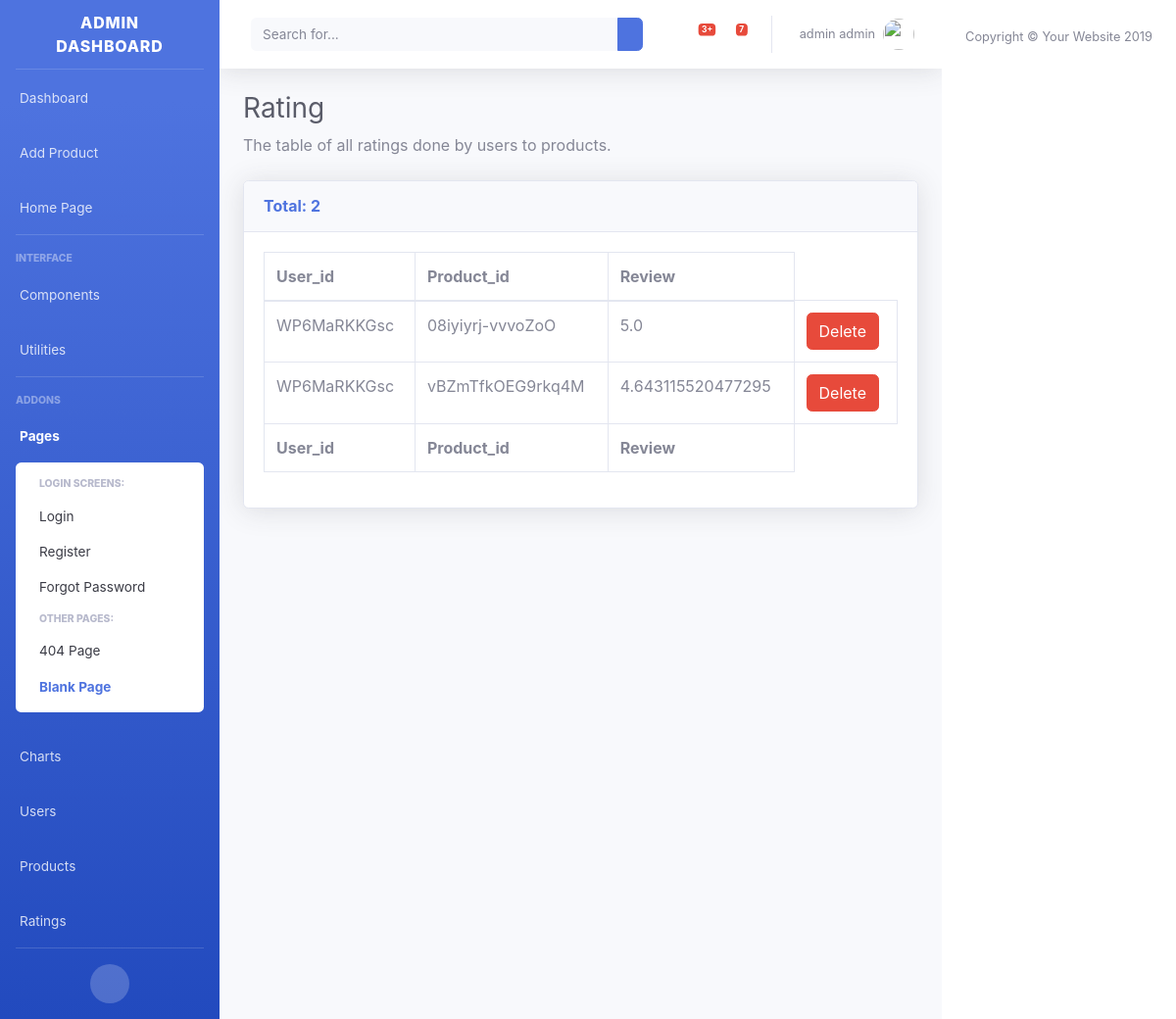
Page /user/admin/ratings (signed in) on the committed database.
### tables this page shows
CREATE TABLE USER (ID VARCHAR, NAME VARCHAR, EMAIL VARCHAR, PASSWORD VARCHAR, TYPE VARCHAR);

CREATE TABLE RATING (USER_ID VARCHAR, PRODUCT_ID VARCHAR, REVIEW REAL);

### models/users/views.py (the view)
@user_blueprint.route("/admin/ratings")
@login_required
def ratings():
    name = "Rating"
    description = "The table of all ratings done by users to products"
    headers = get_rating_fields()
    items = get_all_ratings(formalize=False)
    return render_template("admin/tables.html",
                            name=name,
                            description=description,
                            headers=headers,
                            items=items,
                            len=len,
                            str=str,
                            os=os)

### common/database.py (called while the page is built, shortened)
    @classmethod
    def _get_user_by(cls, key, value):
        cursor = cls.DATABASE.execute(f"SELECT * FROM USER WHERE {key}=?", (value,))
        returned_data = cursor.fetchone()
        if returned_data is None:
            return None
        data = {}
        for i, field in enumerate(cls.USER_FIELDS):
            data[field.lower()] = returned_data[i]
        return data

    @classmethod
    def get_user_by_email(cls, email):
        return cls._get_user_by("EMAIL", email)

    @classmethod
    def get_all_ratings(cls, formalize=True):
        cursor = cls.DATABASE.execute("SELECT * FROM RATING")
        returned_data = cursor.fetchall()
        if not formalize:
            return returned_data

### models/ratings/rating.py (called while the page is built)
def get_all_ratings(formalize=True):
    ratings = Database.get_all_ratings(formalize=formalize)
    if not formalize:
        return ratings
    return [ Rating(**r) for r in ratings ]

def get_rating_fields():
    return [ field.capitalize() for field in Database.RATING_FIELDS ]

### models/users/user.py (called while the page is built)
def is_user_admin(email):
    user = User(email=email, password=None)
    return user.is_admin()

    def exists(self):
        return database.get_user_by_email(self.email)

    def is_admin(self):
        user_data = self.exists()
        if user_data:
            return user_data['type'] == "admin"
        else:
            return False

### templates/admin/tables.html (shortened to what this page needs)
{% extends "admin/base.html" %}
{% block content %}
  <h1 class="h3 mb-2 text-gray-800">{{name}}</h1>
  <p class="mb-4">{{description}}.</p>
  <div class="card shadow mb-6">
    <div class="card-header py-3">
      <h6 class="m-0 font-weight-bold text-primary">Total: {{len(items)}}</h6>
    </div>
    <div class="card-body">
      <div class="table-responsive">
        <table class="table table-bordered" id="dataTable" width="100%" cellspacing="0">
          <thead>
            <tr>
              {% for attribute in headers %}
                <th>{{attribute}}</th>
              {% endfor %}
            </tr>
          </thead>
          <tfoot>
            <tr>
              {% for attribute in headers %}
                <th>{{attribute}}</th>
              {% endfor %}
            </tr>
          </tfoot>
          <tbody>
            {% for item in items %}
            <tr>
              {% for att in item %}
                {% if str(att).endswith('.png') or str(att).endswith('.jpeg') %}
                  <td><img class="img-fluid" src="{{url_for('static', filename='img/products/{}'.format(os.path.basename(att)))}}"><img></td>
                {% else %}
                  <td>{{att}}</td>
                {% endif %}
              {% endfor %}
              {% if name == 'Rating' %}
                <td><a href="{{url_for('{}.delete'.format(name.lower()), id=item[0] + '*' + item[1])}}" class="btn btn-danger">Delete</a></td>
              {% else %}
                <td><a href="{{url_for('{}.delete'.format(name.lower()), id=item[0])}}" class="btn btn-danger">Delete</a></td>
              {% endif %}
            </tr>
            {% endfor %}
          </tbody>
        </table>
      </div>
    </div>
  </div>
</div>
{% endblock content %}

### templates/admin/base.html (shortened to what this page needs)
<!DOCTYPE html>
<html lang="en">
<head>
  <link rel="stylesheet" href="{{url_for('static', filename='css/sb-admin-2.min.css')}}">
<body id="page-top">
  <div id="wrapper">
    <ul class="navbar-nav bg-gradient-primary sidebar sidebar-dark accordion" id="accordionSidebar">
      <a class="sidebar-brand d-flex align-items-center justify-content-center" href="{{url_for('user.admin')}}">
        <div class="sidebar-brand-text mx-3">Admin Dashboard</div>
      </a>
      <hr class="sidebar-divider my-0">
      <li class="nav-item">
        <a class="nav-link" href="{{url_for('user.admin')}}">
          <span>Dashboard</span></a>
      </li>
      <li class="nav-item">
        <a class="nav-link" href="{{url_for('user.add_product')}}">
          <span>Add Product</span></a>
      </li>
      <li class="nav-item">
        <a class="nav-link" href="{{url_for('home')}}">
          <span>Home Page</span></a>
      </li>
      <hr class="sidebar-divider">
      <div class="sidebar-heading">
        Interface
      </div>
      <li class="nav-item">
        <a class="nav-link collapsed" href="#" data-toggle="collapse" data-target="#collapseTwo" aria-expanded="true"
          aria-controls="collapseTwo">
          <span>Components</span>
        </a>
      </li>
      <li class="nav-item">
        <a class="nav-link collapsed" href="#" data-toggle="collapse" data-target="#collapseUtilities"
          aria-expanded="true" aria-controls="collapseUtilities">
          <span>Utilities</span>
        </a>
      </li>
      <hr class="sidebar-divider">
      <div class="sidebar-heading">
        Addons
      </div>
      <li class="nav-item active">
        <a class="nav-link" href="#" data-toggle="collapse" data-target="#collapsePages" aria-expanded="true"
          aria-controls="collapsePages">
          <span>Pages</span>
        </a>
        <div id="collapsePages" class="collapse show" aria-labelledby="headingPages" data-parent="#accordionSidebar">
          <div class="bg-white py-2 collapse-inner rounded">
            <h6 class="collapse-header">Login Screens:</h6>
            <a class="collapse-item" href="login.html">Login</a>
            <a class="collapse-item" href="register.html">Register</a>
            <a class="collapse-item" href="forgot-password.html">Forgot Password</a>
            <h6 class="collapse-header">Other Pages:</h6>
            <a class="collapse-item" href="404.html">404 Page</a>
            <a class="collapse-item active" href="blank.html">Blank Page</a>
          </div>
        </div>
      </li>
      <li class="nav-item">
        <a class="nav-link" href="charts.html">
          <span>Charts</span></a>
      </li>
      <li class="nav-item">
        <a class="nav-link" href="{{url_for('user.users')}}">
          <span>Users</span></a>
      </li>
      <li class="nav-item">
          <a class="nav-link" href="{{url_for('user.products')}}">
            <span>Products</span></a>
      </li>
      <li class="nav-item">
          <a class="nav-link" href="{{url_for('user.ratings')}}">
            <span>Ratings</span></a>
        </li>
      <hr class="sidebar-divider d-none d-md-block">
      <div class="text-center d-none d-md-inline">
        <button class="rounded-circle border-0" id="sidebarToggle"></button>
      </div>
    </ul>
    <div id="content-wrapper" class="d-flex flex-column">
      <div id="content">
        <nav class="navbar navbar-expand navbar-light bg-white topbar mb-4 static-top shadow">
          <form class="d-none d-sm-inline-block form-inline mr-auto ml-md-3 my-2 my-md-0 mw-100 navbar-search">
            <div class="input-group">
              <input type="text" class="form-control bg-light border-0 small" placeholder="Search for..."
                aria-label="Search" aria-describedby="basic-addon2">
              <div class="input-group-append">
                <button class="btn btn-primary" type="button">
                </button>
              </div>
            </div>
          </form>
          <ul class="navbar-nav ml-auto">
            <li class="nav-item dropdown no-arrow mx-1">
              <a class="nav-link dropdown-toggle" href="#" id="alertsDropdown" role="button" data-toggle="dropdown"
                aria-haspopup="true" aria-expanded="false">
                <span class="badge badge-danger badge-counter">3+</span>
              </a>
            </li>
            <li class="nav-item dropdown no-arrow mx-1">
              <a class="nav-link dropdown-toggle" href="#" id="messagesDropdown" role="button" data-toggle="dropdown"
                aria-haspopup="true" aria-expanded="false">
                <span class="badge badge-danger badge-counter">7</span>
              </a>
            </li>
            <li class="nav-item dropdown no-arrow">
              <a class="nav-link dropdown-toggle" href="#" id="userDropdown" role="button" data-toggle="dropdown"
                aria-haspopup="true" aria-expanded="false">
                <span class="mr-2 d-none d-lg-inline text-gray-600 small">{{session['name']}}</span>
                <img class="img-profile rounded-circle" src="https://source.unsplash.com/QAB-WJcbgJk/60x60">
              </a>
            </li>
          </ul>
        </nav>
        <div class="container-fluid">
          {% block content %}
          {% endblock content %}
        </div>
      </div>
      <footer class="sticky-footer bg-white">
        <div class="container my-auto">
          <div class="copyright text-center my-auto">
            <span>Copyright &copy; Your Website 2019</span>
          </div>
        </div>
      </footer>
    </div>

### rows in the picture
USER: name "admin admin"
RATING: USER_ID "WP6MaRKKGsc", PRODUCT_ID "08iyiyrj-vvvoZoO", REVIEW "5.0"
RATING: USER_ID "WP6MaRKKGsc", PRODUCT_ID "vBZmTfkOEG9rkq4M", REVIEW "4.643115520477295"

### other values in the picture
{{ name }} "Rating"
{{ description }} "The table of all ratings done by users to products"
{{ len(items) }} "2"
{{ attribute }} "User_id" "Product_id" "Review"
